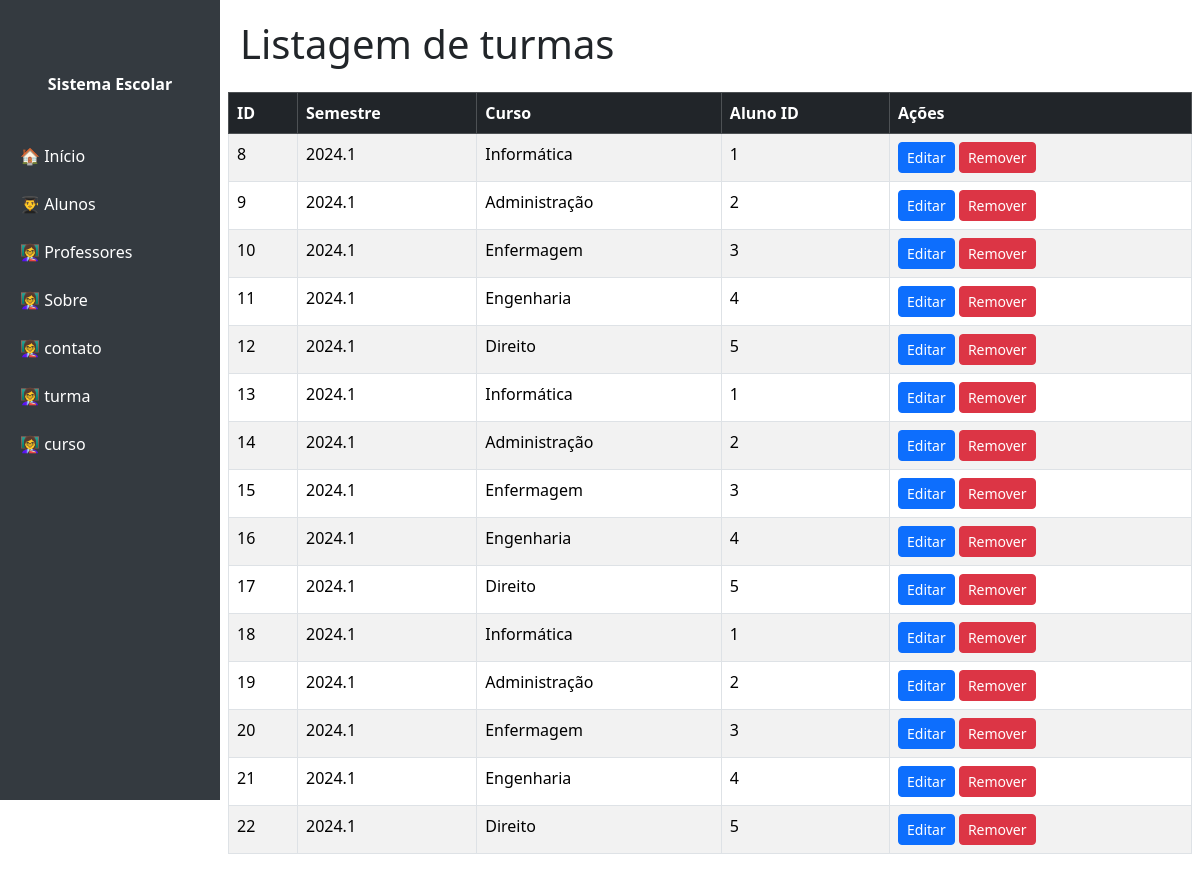
/turma, run on the app's committed database.
### tables this page shows
CREATE TABLE "turma" (
	"id"	INTEGER,
	"semestre"	TEXT NOT NULL,
	"curso"	TEXT NOT NULL,
	"aluno_id"	INTEGER,
	PRIMARY KEY("id" AUTOINCREMENT),
	FOREIGN KEY("aluno_id") REFERENCES "aluno"("id")
);

### app.py (the view)
@app.route('/turma')
def listar_turma():
    dao = TurmaDAO()
    lista = dao.listar()
    return render_template('turma/lista.html', lista_turma=lista)

### dao/db_config.py (called while the page is built)
def get_connection():
    conn = sqlite3.connect(DB_PATH)
    return conn

### dao/turma_dao.py (called while the page is built)
    def listar (self):
        conn = get_connection()
        cursor = conn.cursor()
        cursor.execute(self.sqlSelect)
        lista = cursor.fetchall()
        conn.close()
        return lista

### templates/turma/lista.html
{% include 'cabecalho.html' %}
<h1 class="mb-4">Listagem de turmas</h1>
<div class="row">
  <table class="table table-bordered table-striped">
    <thead class="table-dark">
      <tr>
        <th>ID</th>
        <th>Semestre</th>
        <th>Curso</th>
        <th>Aluno ID</th>
        <th>Ações</th>
      </tr>
    </thead>
    <tbody>
      {% for item in lista_turma %}
      <tr>
        <td>{{ item[0] }}</td>
        <td>{{ item[1] }}</td>
        <td>{{ item[2] }}</td>
        <td>{{ item[3] }}</td>
        <td>
          <a href="/turma/editar/{{ item[0] }}" class="btn btn-primary btn-sm">Editar</a>
          <a href="/turma/remover/{{ item[0] }}" class="btn btn-danger btn-sm"
             onclick="return confirm('Tem certeza que deseja remover esta turma?');">
             Remover
          </a>
        </td>
      </tr>
      {% endfor %}
    </tbody>
  </table>
</div>
{% include 'rodape.html' %}

### templates/cabecalho.html (style rules this page uses)
body { min-height: 100vh; }

### data on the page
turma: id "8", semestre "2024.1", curso "Informática", aluno "1"
turma: id "9", semestre "2024.1", curso "Administração", aluno "2"
turma: id "10", semestre "2024.1", curso "Enfermagem", aluno "3"
turma: id "11", semestre "2024.1", curso "Engenharia", aluno "4"
turma: id "12", semestre "2024.1", curso "Direito", aluno "5"
turma: id "13", semestre "2024.1", curso "Informática", aluno "1"
turma: id "14", semestre "2024.1", curso "Administração", aluno "2"
turma: id "15", semestre "2024.1", curso "Enfermagem", aluno "3"
turma: id "16", semestre "2024.1", curso "Engenharia", aluno "4"
turma: id "17", semestre "2024.1", curso "Direito", aluno "5"
turma: id "18", semestre "2024.1", curso "Informática", aluno "1"
turma: id "19", semestre "2024.1", curso "Administração", aluno "2"
turma: id "20", semestre "2024.1", curso "Enfermagem", aluno "3"
turma: id "21", semestre "2024.1", curso "Engenharia", aluno "4"
turma: id "22", semestre "2024.1", curso "Direito", aluno "5"
